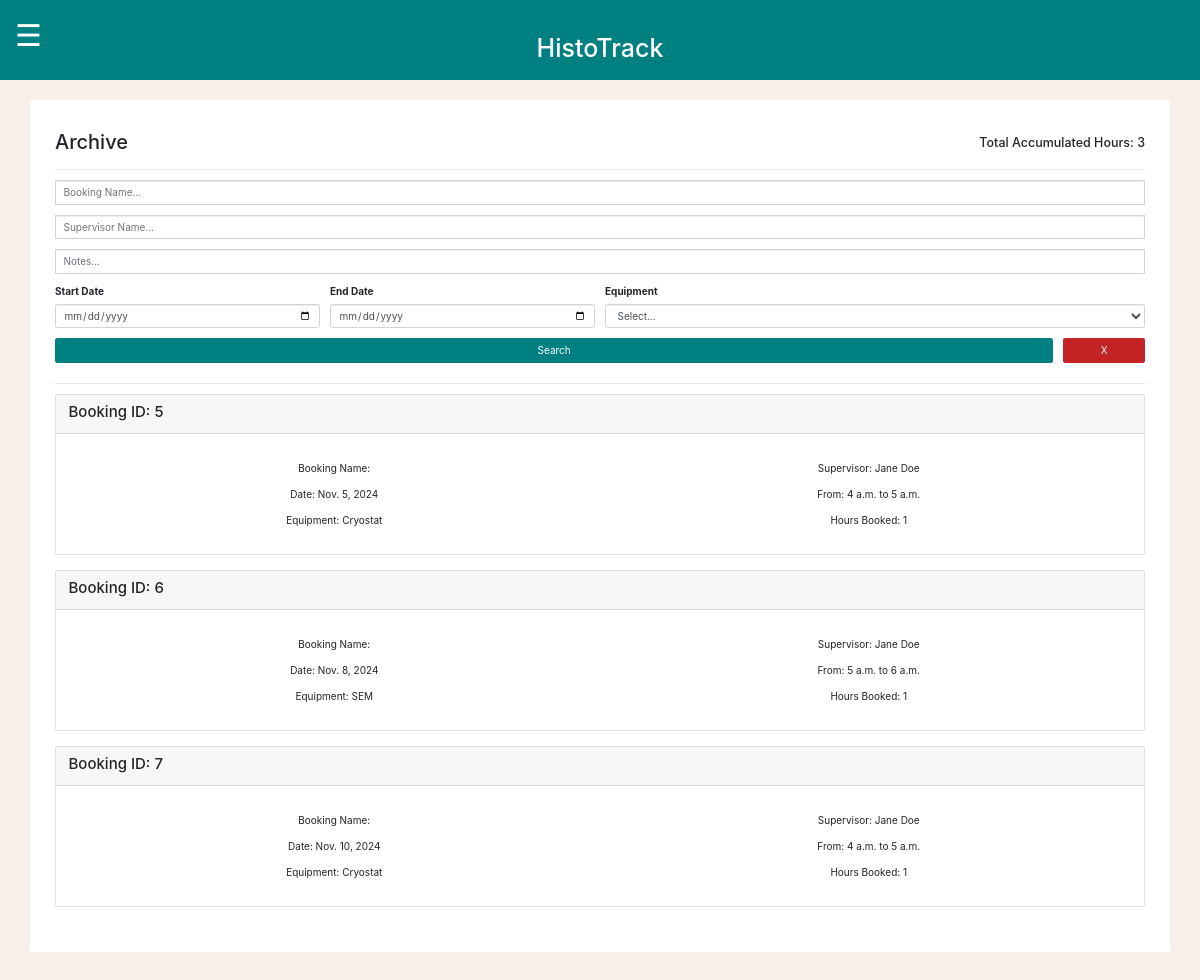
Page /MCalendar/archive/ (signed in) on the earlier database version.
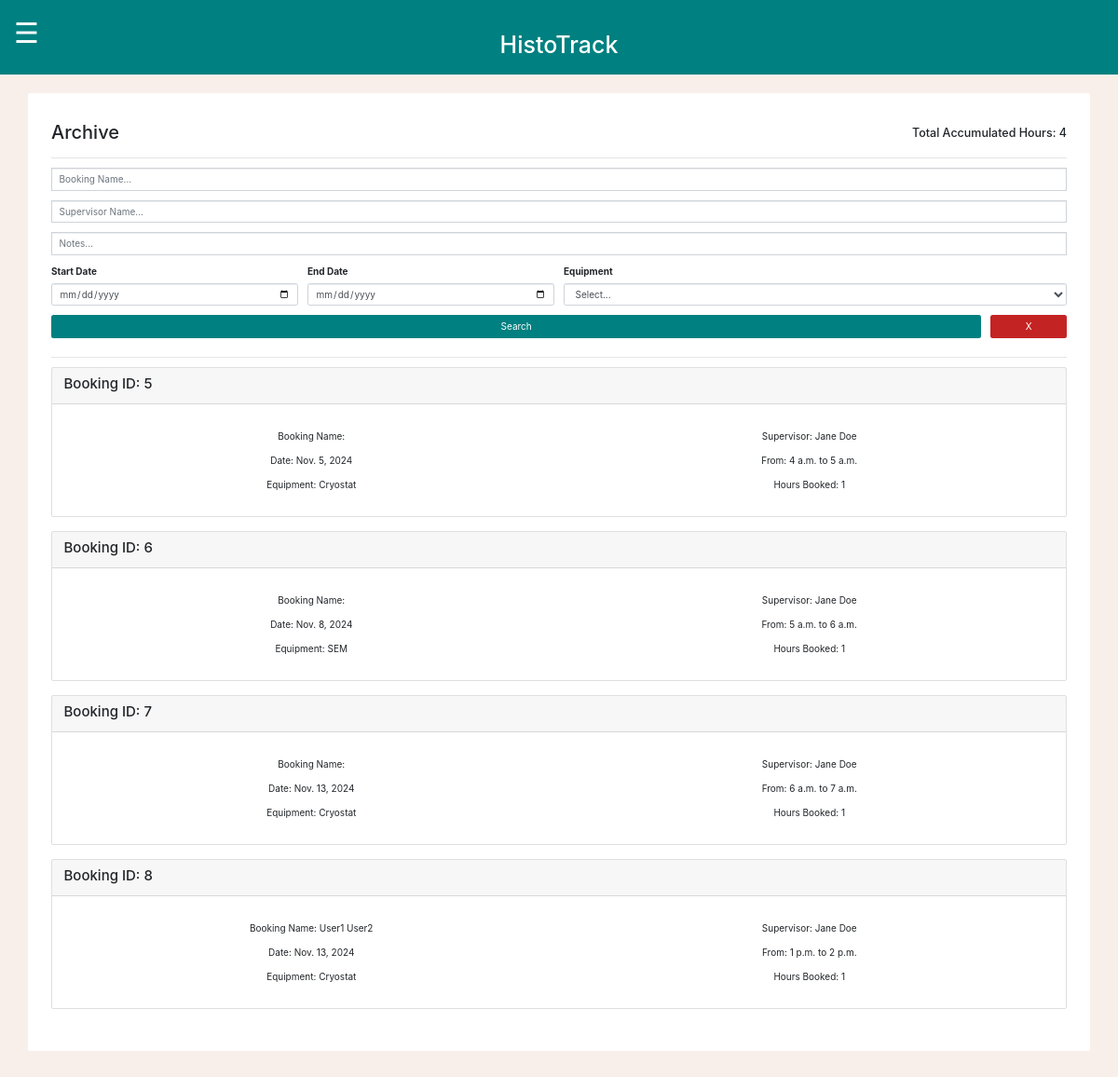
Same page on the later database version.
### MCalendar/models.py (models this page shows, shortened)
class Event(models.Model):
    invoiceRef = models.CharField(max_length=10, default="None")
    bookingName = models.CharField(max_length=80)
    supervisorName = models.CharField(max_length=80)
    email = models.EmailField()
    bookingDate = models.DateField()
    startTime = models.TimeField()
    finishTime = models.TimeField()
    notes = models.TextField(max_length = 1000)
    equipment = models.CharField(max_length=100, default='Not specified')
    totalTime = models.IntegerField(default=0)
    hourlyRate = models.DecimalField(max_digits=10, decimal_places=2, default=0.00)

### MCalendar/views.py (the view)
# urls.py: path("archive/", views.archivePage, name="archivePage"),
def archivePage(request):
    if request.user.is_superuser:
        eventList = Event.objects.all()
        equipmentList = Equipment.objects.all()
        bookingName = request.GET.get('bookingName')
        supervisorName = request.GET.get('supervisorName')
        notes = request.GET.get('notes')
        dateMin = request.GET.get('dateMin')
        dateMax = request.GET.get('dateMax')
        equipment = request.GET.get('equipment')
        if archiveValidQuery(bookingName):
            eventList = eventList.filter(bookingName__icontains=bookingName)
        if archiveValidQuery(supervisorName):
            eventList = eventList.filter(supervisorName__icontains=supervisorName)
        if archiveValidQuery(notes):
            eventList = eventList.filter(notes__icontains=notes)
        if archiveValidQuery(dateMin):
            eventList = eventList.filter(bookingDate__gte=dateMin)
        if archiveValidQuery(dateMax):
            eventList = eventList.filter(bookingDate__lte=dateMax)
        if archiveValidQuery(equipment) and equipment != 'Select...':
            eventList = eventList.filter(equipment__contains=equipment)
        totalHours = 0
        for x in eventList:
            totalHours += x.totalTime
        paginator = Paginator(eventList, 10)
        pageNumber = request.GET.get('page')
        pageObj = paginator.get_page(pageNumber)
        context = {
            'eventList': eventList,
            'equipmentList': equipmentList,
            'totalHours': totalHours,
            'pageObj': pageObj,
        }
        return render(request, 'archive.html', context)
    else:
        messages.success(request, "Please log in before entering that page! Admin access only.")
        logout(request)
        return redirect("loginPage")

### MCalendar/models.py (called while the page is built)
    def __str__(self):
        return self.equipmentName

### MCalendar/views.py (called while the page is built)
def archiveValidQuery(param): # createBilling is using this aswell to sort through filters. Thanks!
    return param != '' and param is not None

### MCalendar/templates/archive.html (shortened to what this page needs)
{% load static %}
<head>
    <link rel="stylesheet" href="https://maxcdn.bootstrapcdn.com/bootstrap/3.4.1/css/bootstrap.min.css">
    <link href='https://cdn.jsdelivr.net/npm/fullcalendar@5.11.3/main.css' rel='stylesheet' />
    <link rel="stylesheet" href="https://cdn.jsdelivr.net/npm/bootstrap@4.6.2/dist/css/bootstrap.min.css">
    <link rel="stylesheet" href="https://stackpath.bootstrapcdn.com/bootstrap/4.5.2/css/bootstrap.min.css">
    <link rel="stylesheet" href="{% static 'global.css' %}">
</head>
<body>
<div class="container-fluid text-white topbar">
    <div class="row">
        <div class="col-2 container-fluid text-left">
        <span class="sidebarButton" onclick="toggleNav()">&#9776;</span>
        </div>
        <div class="col-8 container-fluid text-center h1">
            <span>HistoTrack</span>
        </div>
        <div class="col-2"></div>
    </div>
</div>
<div class="container rounded bg-white mt-5 mb-5">
    <div class="row">
        <div class="col-md-12">
            <div class="p-3 py-5">
                <div class="d-flex justify-content-between align-items-center mb-3">
                    <h2 class="text-right">Archive</h2>
                    <h5 class="text-right">Total Accumulated Hours: {{ totalHours }} </h5>
                </div>
                <hr>
                <form method="GET" action=".">
                    <div class="form-row">
                        <div class="form-group col-12">
                            <div class="input-group">
                                <input class="form-control py-2" type="search" name="bookingName" placeholder="Booking Name..." />
                            </div>
                        </div>
                    </div>
                    <div class="form-row">
                        <div class="form-group col-12">
                            <div class="input-group">
                                <input class="form-control py-2" type="search" name="supervisorName" placeholder="Supervisor Name..." />
                            </div>
                        </div>
                    </div>
                    <div class="form-row">
                        <div class="form-group col-12">
                            <div class="input-group">
                                <input class="form-control py-2" type="search" name="notes" placeholder="Notes..." />
                            </div>
                        </div>
                    </div>
                    <div class="form-row">
                        <div class="form-group col-md-3 col-lg-3">
                            <label for="startDate">Start Date</label>
                            <input type="date" class="form-control" id="startDate" name="dateMin">
                        </div>
                        <div class="form-group col-md-3 col-lg-3">
                            <label for="endDate">End Date</label>
                            <input type="date" class="form-control" id="endDate" name="dateMax">
                        </div>
                        <div class="form-group col-md-6">
                            <label for="equipment">Equipment</label>
                            <select id="equipment" class="form-control" name="equipment">
                                <option selected>Select...</option>
                            </select>
                        </div>
                    </div>
                    <div class="form-row">
                        <div class="form-group col-md-11 col-lg-11">
                            <button type="submit" class="btn btn-block btn-sty">Search</button>
                        </div>
                        <div class="form-group col-md-1 col-lg-1">
                            <button type="submit" class="btn btn-block btn-sty" style="background: #c42323;">X</button>
                        </div>
                    </div>
                </form>
                <hr>
                {% for event in pageObj %}
                <div class="card">
                    <div class="card-header">
                        <div class="d-flex justify-content-between align-items-center">
                            <h4>Booking ID: {{ event.id }}</h4>
                        </div>
                    </div>
                    <div class="card-body">
                        <p class="card-text">
                            <div class="details">
                                <div class="detailsListItem">Booking Name: {{ event.bookingName }}</div>
                                <div class="detailsListItem">Supervisor: {{ event.supervisorName }}</div>
                                <div class="detailsListItem">Date: {{ event.bookingDate }}</div>
                                <div class="detailsListItem">From: {{ event.startTime }} to {{ event.finishTime }}</div>
                                <div class="detailsListItem">Equipment: {{ event.equipment }}</div>
                                <div class="detailsListItem">Hours Booked: {{ event.totalTime }}</div>
                            </div>
                        </p>
                    </div>
                </div>
                <br>
                {% endfor %}
            </div>
        </div>
    </div>
</div>
<br>
</body>

### MCalendar/static/global.css (style rules this page uses)
body { background: #f9efea; margin-top:100px; padding-bottom: 5px !important; height: 100%; }
.btn-sty { color: #ffffff; background: #008080; box-shadow: none; border: none; padding: 5px; padding-left: 10px; padding-right: 10px; }
.topbar { height: 80px; max-height: 80px; align-content:center; position: fixed; top:0; z-index: 100; background-color: #008080; cursor:default; }
.sidebarButton { font-size:30px; cursor:pointer; }
.details { margin: 10px 0; display: grid; grid-template-columns: 50% 50%; gap: 3px }
.detailsListItem { list-style-type: none; margin: auto; padding: 4px 0; }

Differences in the rows shown:
changed Event id 7: bookingDate "Nov. 10, 2024" → "Nov. 13, 2024"; startTime "4 a.m." → "6 a.m."; finishTime "5 a.m." → "7 a.m."
added Event: id "8", bookingName "User1 User2", supervisorName "Jane Doe", bookingDate "Nov. 13, 2024", startTime "1 p.m.", finishTime "2 p.m.", equipment "Cryostat", totalTime "1"
Other differences:
{{ totalHours }}: "3" → "4"
